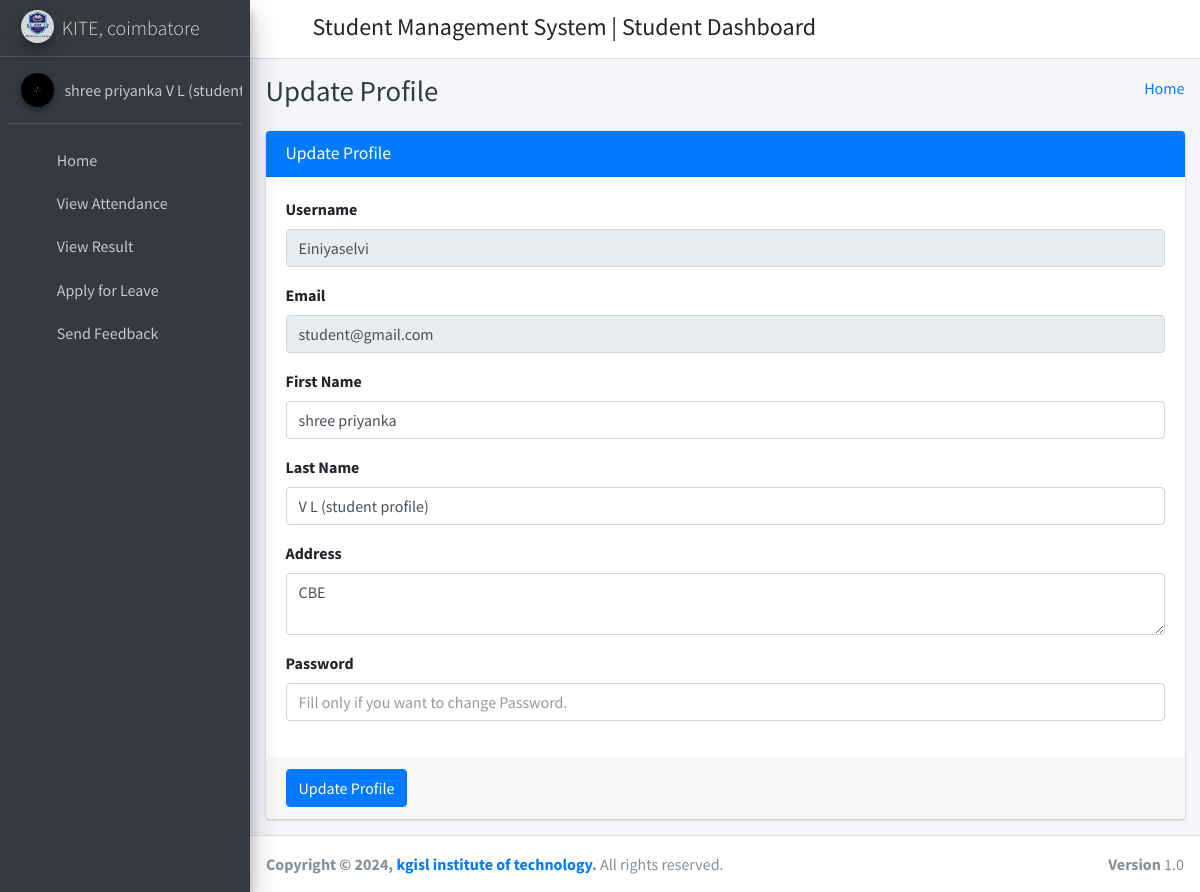
The app's page /student_profile/ (signed in) with its own data.
### student_management_app/models.py (models this page shows)
class CustomUser(AbstractUser):
    user_type_data = ((1, "HOD"), (2, "Staff"), (3, "Student"))
    user_type = models.CharField(default=1, choices=user_type_data, max_length=10)

class Students(models.Model):
    id = models.AutoField(primary_key=True)
    admin = models.OneToOneField(CustomUser, on_delete = models.CASCADE)
    gender = models.CharField(max_length=50)
    profile_pic = models.FileField()
    address = models.TextField()
    course_id = models.ForeignKey(Courses, on_delete=models.DO_NOTHING, default=1)
    session_year_id = models.ForeignKey(SessionYearModel, on_delete=models.CASCADE)
    created_at = models.DateTimeField(auto_now_add=True)
    updated_at = models.DateTimeField(auto_now=True)
    objects = models.Manager()

### student_management_app/StudentViews.py (the view)
# urls.py: path('student_profile/', StudentViews.student_profile, name="student_profile"),
def student_profile(request):
    user = CustomUser.objects.get(id=request.user.id)
    student = Students.objects.get(admin=user)
    context={
        "user": user,
        "student": student
    }
    return render(request, 'student_template/student_profile.html', context)

### student_management_app/templates/student_template/student_profile.html (shortened to what this page needs)
{% extends 'student_template/base_template.html' %}
{% block page_title %}
    Update Profile
{% endblock page_title %}
{% block main_content %}
{% load static %}
<section class="content">
        <div class="container-fluid">
            <div class="row">
                <div class="col-md-12">
                    <div class="card card-primary">
                    <div class="card-header">
                        <h3 class="card-title">Update Profile</h3>
                    </div>
                    <form role="form" method="POST" action="{% url 'student_profile_update' %}">
                        <div class="card-body">
                            <div class="form-group">
                                <label>Username </label>
                                <input type="text" class="form-control" name="username" value="{{ user.username }}" disabled="disabled">
                            </div>
                            <div class="form-group">
                                <label>Email </label>
                                <input type="text" class="form-control" name="email" value="{{ user.email }}" disabled="disabled">
                            </div>
                            <div class="form-group">
                                <label>First Name </label>
                                <input type="text" class="form-control" name="first_name" value="{{ user.first_name }}">
                            </div>
                            <div class="form-group">
                                <label>Last Name </label>
                                <input type="text" class="form-control" name="last_name" value="{{ user.last_name }}">
                            </div>
                            <div class="form-group">
                                <label>Address </label>
                                <textarea name="address" class="form-control" row="5">{{ student.address }}</textarea>
                            </div>
                            <div class="form-group">
                                <label>Password </label>
                                <input type="text" class="form-control" name="password" placeholder="Fill only if you want to change Password.">
                            </div>
                        </div>
                        <div class="card-footer">
                        <button type="submit" class="btn btn-primary">Update Profile</button>
                        </div>
                    </form>
                    </div>
                </div>
            </div>
        </div>
      </section>
  {% endblock main_content %}

### student_management_app/templates/student_template/sidebar_template.html (shortened to what this page needs)
{% load static %}
<aside class="main-sidebar sidebar-dark-primary elevation-4">
      <a href="{% url 'student_home' %}" class="brand-link">
        <img src="{% static 'dist/img/AdminLTELogo.png' %}" alt="AdminLTE Logo" class="brand-image img-circle elevation-3"
            style="opacity: .8">
        <span class="brand-text font-weight-light">KITE, coimbatore</span>
      </a>
      <div class="sidebar">
        <div class="user-panel mt-3 pb-3 mb-3 d-flex">
          <div class="image">
            <img src="{% static 'dist/img/user2-160x160.jpg' %}" class="img-circle elevation-2" alt="User Image">
          </div>
          <div class="info">
            <a href="{% url 'student_profile' %}" class="d-block">{{ user.first_name }} {{ user.last_name }}</a>
          </div>
        </div>
        <nav class="mt-2">
          <ul class="nav nav-pills nav-sidebar flex-column" data-widget="treeview" role="menu" data-accordion="false">
            <li class="nav-item">
              {% url 'student_home' as student_home %}
              <a href="{{ student_home }}" class="nav-link {% if request.path == student_home %} active {% endif %}">
                <i class="nav-icon fas fa-tachometer-alt"></i>
                <p>
                  Home
                </p>
              </a>
            </li>
            <li class="nav-item">
              {% url 'student_view_attendance' as student_view_attendance %}
              <a href="{{ student_view_attendance }}" class="nav-link {% if request.path == student_view_attendance %} active {% endif %}">
                <i class="nav-icon fas fa-calendar-alt"></i>
                <p>
                  View Attendance
                </p>
              </a>
            </li>
            <li class="nav-item">
              {% url 'student_view_result' as student_view_result %}
              <a href="{{ student_view_result }}" class="nav-link {% if request.path == student_view_result %} active {% endif %}">
                <i class="nav-icon fas fa-tasks"></i>
                <p>
                  View Result
                </p>
              </a>
            </li>
            <li class="nav-item">
              {% url 'student_apply_leave' as student_apply_leave %}
              <a href="{{ student_apply_leave }}" class="nav-link {% if request.path == student_apply_leave %} active {% endif %}">
                <i class="nav-icon fas fa-envelope-open-text"></i>
                <p>
                  Apply for Leave
                </p>
              </a>
            </li>
            <li class="nav-item">
              {% url 'student_feedback' as student_feedback %}
              <a href="{{ student_feedback }}" class="nav-link {% if request.path == student_feedback %} active {% endif %}">
                <i class="nav-icon fas fa-comments"></i>
                <p>
                  Send Feedback
                </p>
              </a>
            </li>
          </ul>
        </nav>
      </div>
    </aside>

### records on screen
CustomUser: first_name "shree priyanka", last_name "V L…", username "Einiyaselvi", email "student@gmail.com", last_name "V L (student profile)"
Students: address "CBE"
